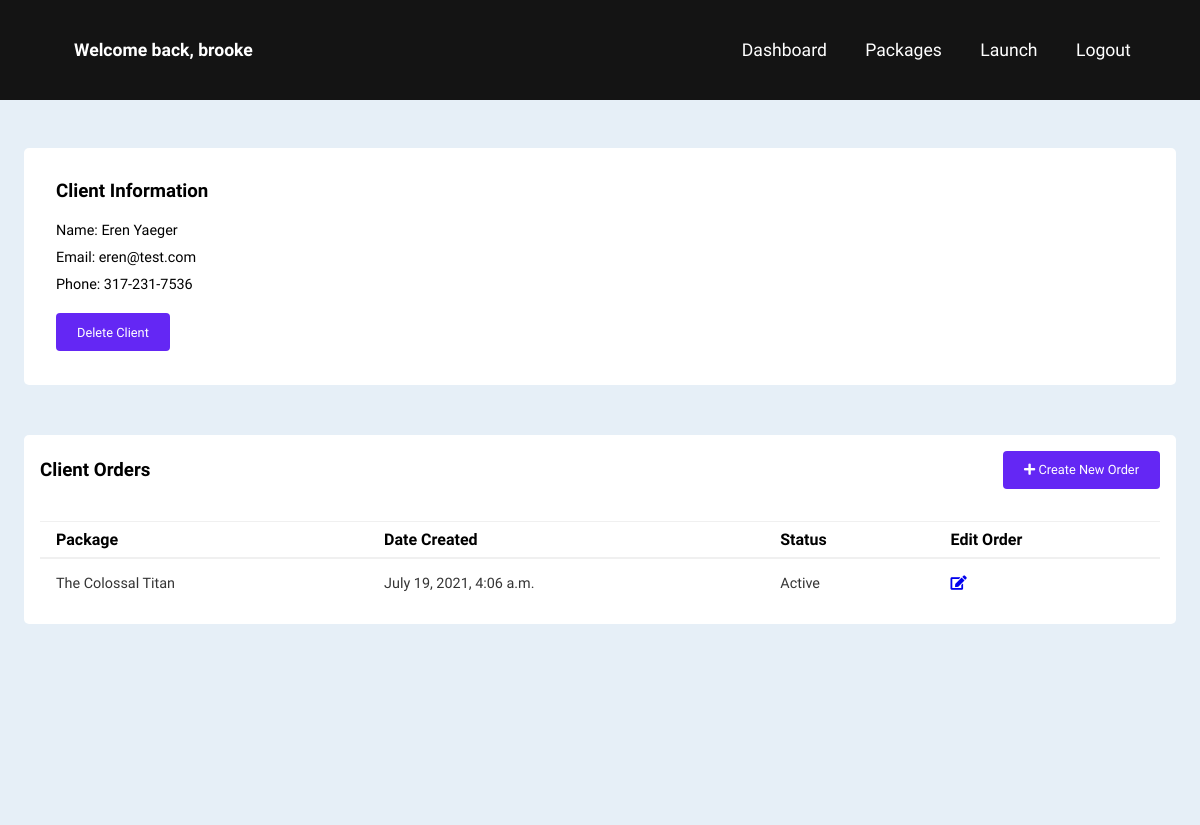
Page /client/3/ (signed in) on the earlier database version.
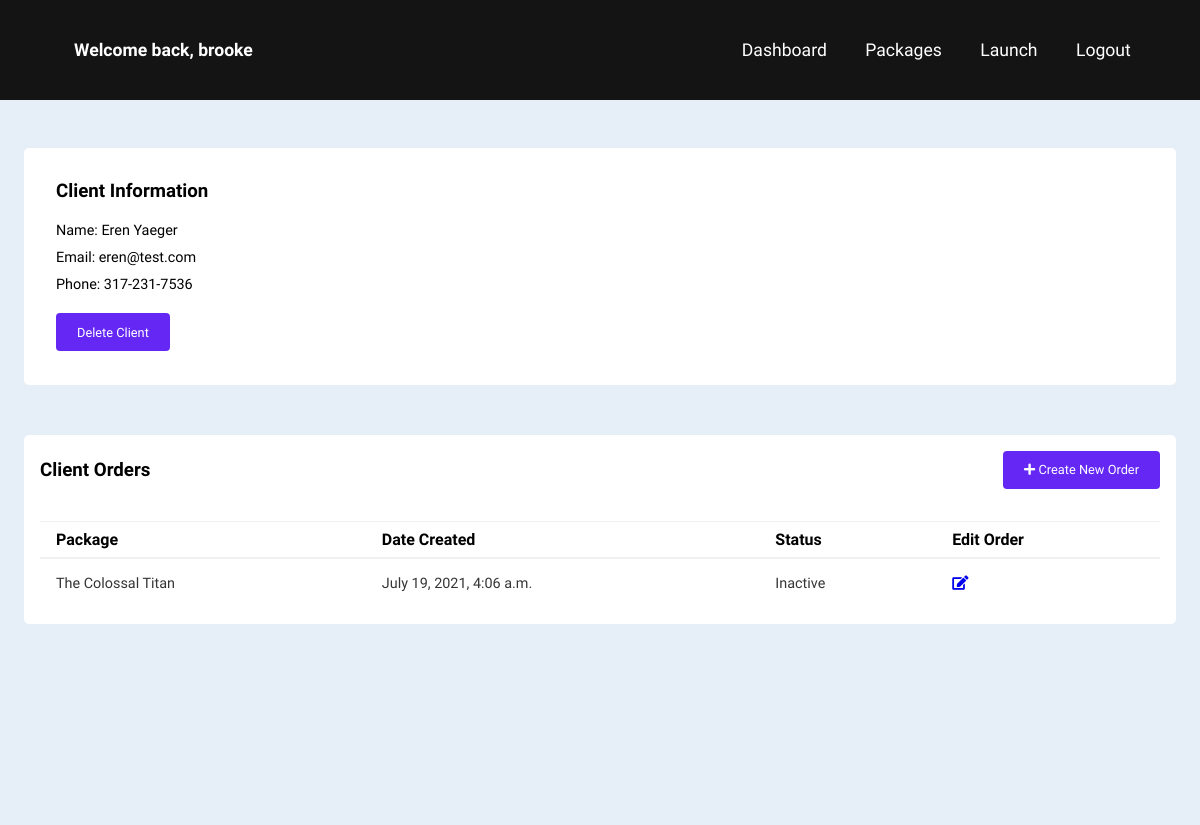
Same page on the later database version.
### accounts/models.py (models this page shows, shortened)
class Order(models.Model):
    STATUS = (
        ('Active', 'Active'),
        ('Inactive', 'Inactive'),
    )
    client = models.ForeignKey(Client, null=True, on_delete=models.SET_NULL)
    package = models.ForeignKey(Package, null=True, on_delete=models.SET_NULL)
    date_created = models.DateTimeField(auto_now_add=True, null=True)
    status = models.CharField(max_length=200, null=True, choices=STATUS)

class Package(models.Model):
    name = models.CharField(max_length=200, null=True)
    hourly_rate = models.FloatField(null=True)
    description = models.CharField(max_length=200, null=True)
    date_created = models.DateTimeField(auto_now_add=True, null=True)
    def __str__(self):
        return self.name

### accounts/views.py (the view)
# urls.py: path('client/<str:pk_test>/', views.client, name="client"),
@login_required(login_url='signin')
def client(request, pk_test):
    client = Client.objects.get(id=pk_test)
    orders = client.order_set.all()
    context = {'client': client, 'orders': orders}
    return render(request,'accounts/client.html', context)

### accounts/templates/accounts/client.html (shortened to what this page needs)
{% extends 'accounts/main.html' %}
{% block content %}
{% include 'accounts/dashboard-navbar.html' %}
    <div class="main-content">
        <main>
            <div class="cards">
                <div class="card-single">
                    <div class="card-header">
                        <h3>Client Information</h3>
                    </div>
                    <div class="sub-card">
                        <span>Name: {{client.name}}</span>
                        <span>Email: {{client.email}}</span>
                        <span>Phone: {{client.phone}}</span>
                        <a class="add-new-order" href="{% url 'delete_client' client.id %}"><button>Delete Client</button></a>
                    </div>
                </div>
            </div>
            <div class="clients-wrapper">
                <div class="clients-header">
                    <h3>Client Orders</h3>
                    <a class="add-new-order" href="{% url 'create_order' %}"><button><span><i class="fas fa-plus"></i></span> Create New Order</button></a>
                </div>
                <div class="clients-body">
                    <div class="table-responsive">
                        <table width="100%">
                            <thead>
                                <tr>
                                    <th>Package</th>
                                    <th>Date Created</th>
                                    <th>Status</th>
                                    <th>Edit Order</th>
                                </tr>
                            </thead>
                            {% for order in orders %}
                                <tr>
                                    <td>{{order.package}}</td>
                                    <td>{{order.date_created}}</td>
                                    <td>{{order.status}}</td>
                                    <td><a href="{% url 'update_order' order.id %}"><i class="fas fa-edit"></i></a></td>
                                </tr>
                            {% endfor %}
                        </table>
                    </div>
                </div>
            </div>
        </main>
    </div>
{% endblock %}

Differences in the rows shown:
changed Order "The Colossal Titan": status "Active" → "Inactive"
